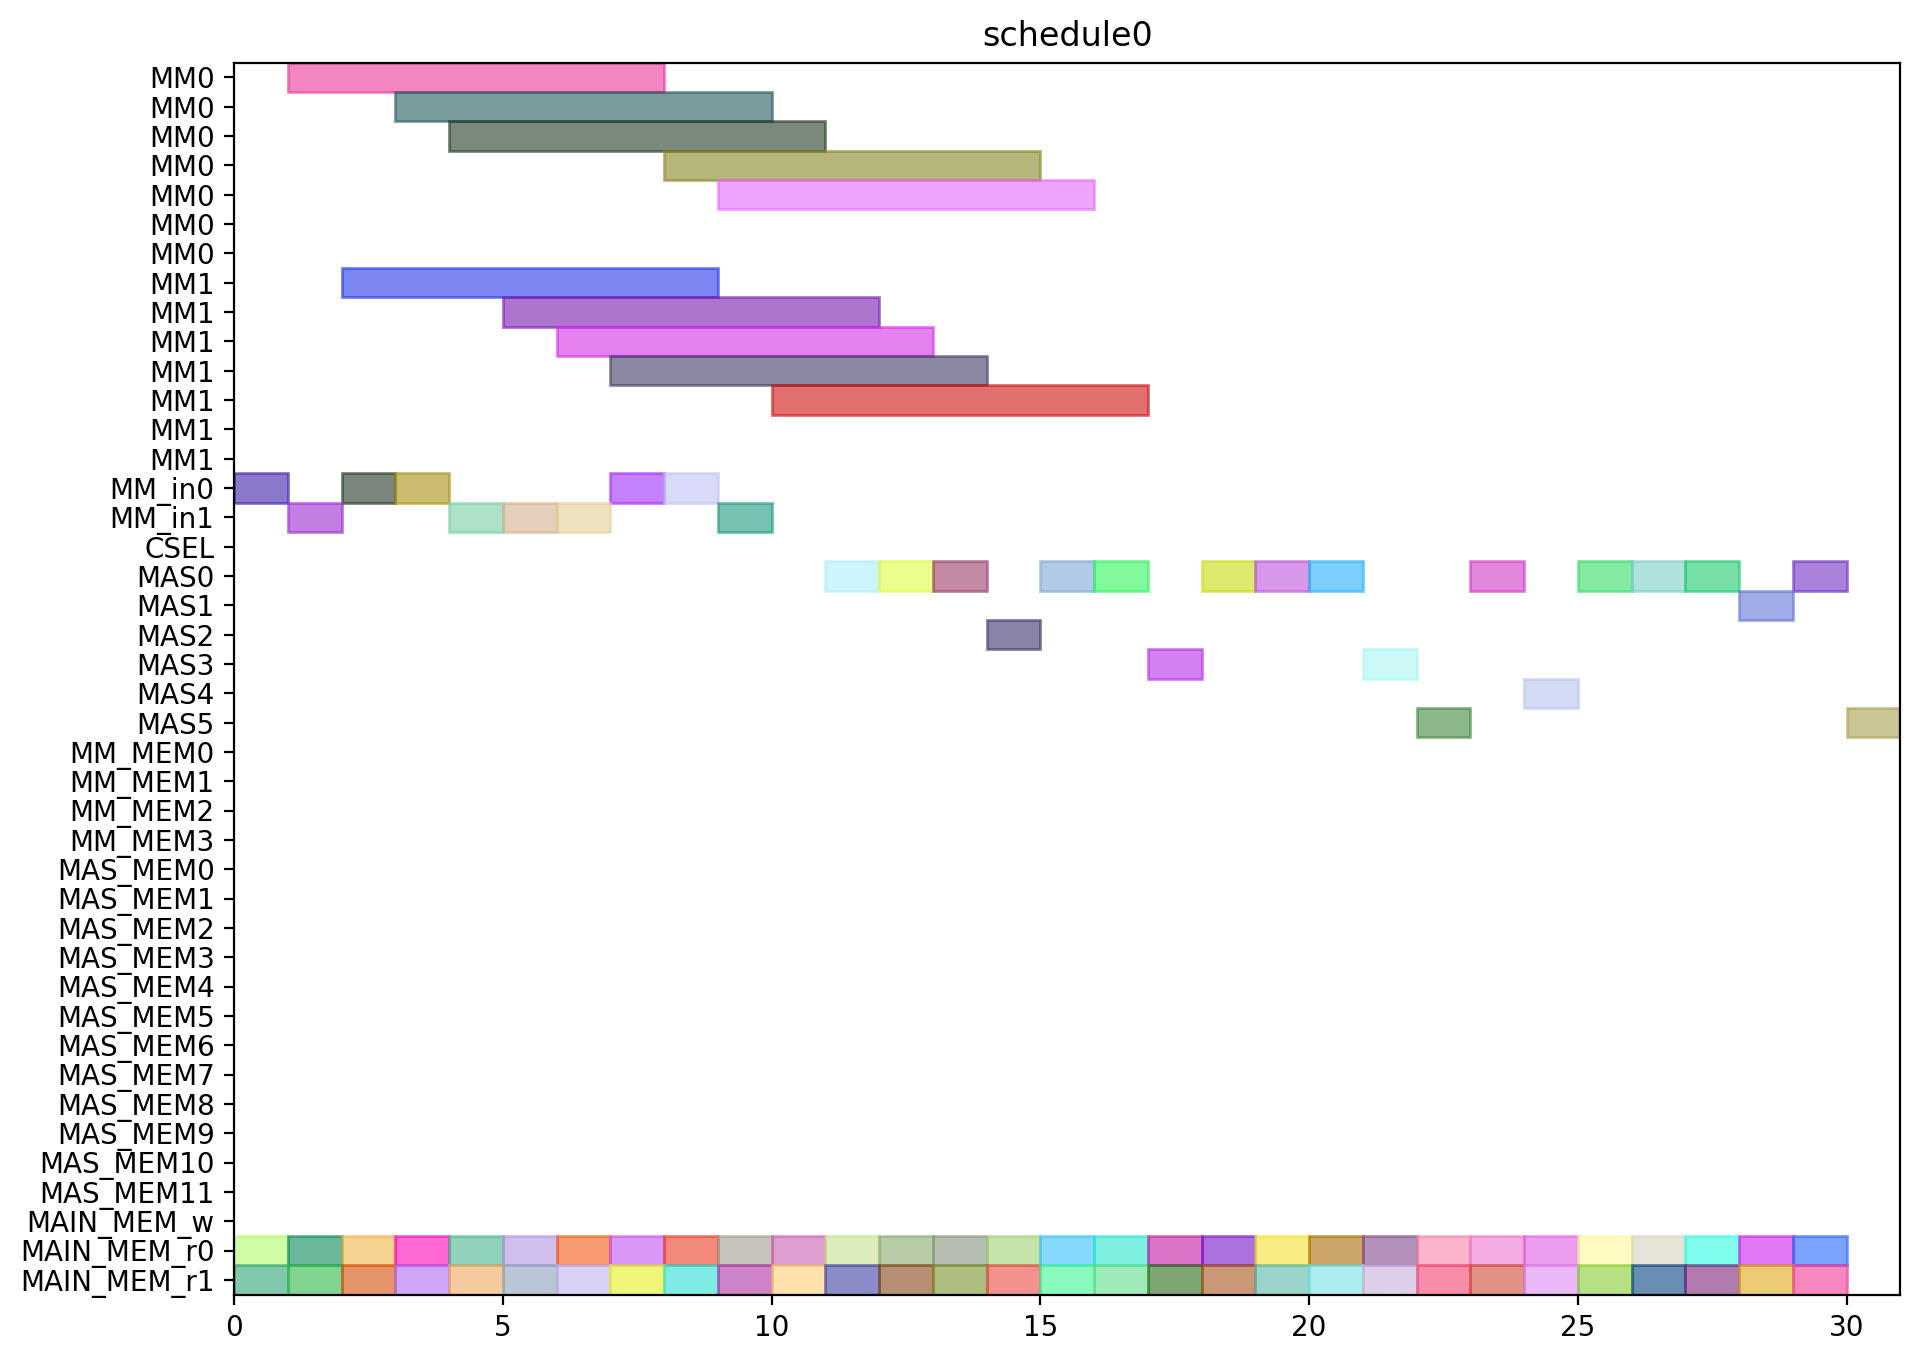

The script that drew this image:
from pyschedule import Scenario, solvers, plotters, alt


def solve():
	horizon = 131
	S = Scenario("schedule0", horizon=horizon)

	# resource
	MM = S.Resources('MM', num=2, size=7)
	MM_in = S.Resources('MM_in', num=2)
	CSEL = S.Resource('CSEL')
	MAS = S.Resources('MAS', num=6, size=1, periods=range(1, horizon))
	MM_MEM = S.Resources('MM_MEM', num=4)
	MAS_MEM = S.Resources('MAS_MEM', num=12)
	MAIN_MEM_w = S.Resource('MAIN_MEM_w', size=1)
	MAIN_MEM_r = S.Resources('MAIN_MEM_r', num=2)

	# result of previous scheduling

	# new tasks
	c_aa_a1_0 = S.Task('c_aa_a1_0', length=1, delay_cost=1)
	c_aa_a1_0 += alt(MAS)
	c_aa_a1_0_mem0 = S.Task('c_aa_a1_0_mem0', length=1, delay_cost=1)
	c_aa_a1_0_mem0 += MAIN_MEM_r[0]
	S += c_aa_a1_0_mem0 <= c_aa_a1_0

	c_aa_a1_0_mem1 = S.Task('c_aa_a1_0_mem1', length=1, delay_cost=1)
	c_aa_a1_0_mem1 += MAIN_MEM_r[1]
	S += c_aa_a1_0_mem1 <= c_aa_a1_0

	c_aa_a1_1 = S.Task('c_aa_a1_1', length=1, delay_cost=1)
	c_aa_a1_1 += alt(MAS)
	c_aa_a1_1_mem0 = S.Task('c_aa_a1_1_mem0', length=1, delay_cost=1)
	c_aa_a1_1_mem0 += MAIN_MEM_r[0]
	S += c_aa_a1_1_mem0 <= c_aa_a1_1

	c_aa_a1_1_mem1 = S.Task('c_aa_a1_1_mem1', length=1, delay_cost=1)
	c_aa_a1_1_mem1 += MAIN_MEM_r[1]
	S += c_aa_a1_1_mem1 <= c_aa_a1_1

	c_aa_t10 = S.Task('c_aa_t10', length=1, delay_cost=1)
	c_aa_t10 += alt(MAS)
	c_aa_t10_mem0 = S.Task('c_aa_t10_mem0', length=1, delay_cost=1)
	c_aa_t10_mem0 += MAIN_MEM_r[0]
	S += c_aa_t10_mem0 <= c_aa_t10

	c_aa_t10_mem1 = S.Task('c_aa_t10_mem1', length=1, delay_cost=1)
	c_aa_t10_mem1 += MAIN_MEM_r[1]
	S += c_aa_t10_mem1 <= c_aa_t10

	c_aa_t11 = S.Task('c_aa_t11', length=1, delay_cost=1)
	c_aa_t11 += alt(MAS)
	c_aa_t11_mem0 = S.Task('c_aa_t11_mem0', length=1, delay_cost=1)
	c_aa_t11_mem0 += MAIN_MEM_r[0]
	S += c_aa_t11_mem0 <= c_aa_t11

	c_aa_t11_mem1 = S.Task('c_aa_t11_mem1', length=1, delay_cost=1)
	c_aa_t11_mem1 += MAIN_MEM_r[1]
	S += c_aa_t11_mem1 <= c_aa_t11

	c_aa_t3_t0 = S.Task('c_aa_t3_t0', length=7, delay_cost=1)
	c_aa_t3_t0 += alt(MM)
	c_aa_t3_t0_in = S.Task('c_aa_t3_t0_in', length=1, delay_cost=1)
	c_aa_t3_t0_in += alt(MM_in)
	S += c_aa_t3_t0_in*MM_in[0]<=c_aa_t3_t0*MM[0]
	S += c_aa_t3_t0_in*MM_in[1]<=c_aa_t3_t0*MM[1]
	c_aa_t3_t0_mem0 = S.Task('c_aa_t3_t0_mem0', length=1, delay_cost=1)
	c_aa_t3_t0_mem0 += MAIN_MEM_r[0]
	S += c_aa_t3_t0_mem0 <= c_aa_t3_t0

	c_aa_t3_t0_mem1 = S.Task('c_aa_t3_t0_mem1', length=1, delay_cost=1)
	c_aa_t3_t0_mem1 += MAIN_MEM_r[1]
	S += c_aa_t3_t0_mem1 <= c_aa_t3_t0

	c_aa_t3_t1 = S.Task('c_aa_t3_t1', length=7, delay_cost=1)
	c_aa_t3_t1 += alt(MM)
	c_aa_t3_t1_in = S.Task('c_aa_t3_t1_in', length=1, delay_cost=1)
	c_aa_t3_t1_in += alt(MM_in)
	S += c_aa_t3_t1_in*MM_in[0]<=c_aa_t3_t1*MM[0]
	S += c_aa_t3_t1_in*MM_in[1]<=c_aa_t3_t1*MM[1]
	c_aa_t3_t1_mem0 = S.Task('c_aa_t3_t1_mem0', length=1, delay_cost=1)
	c_aa_t3_t1_mem0 += MAIN_MEM_r[0]
	S += c_aa_t3_t1_mem0 <= c_aa_t3_t1

	c_aa_t3_t1_mem1 = S.Task('c_aa_t3_t1_mem1', length=1, delay_cost=1)
	c_aa_t3_t1_mem1 += MAIN_MEM_r[1]
	S += c_aa_t3_t1_mem1 <= c_aa_t3_t1

	c_aa_t3_t2 = S.Task('c_aa_t3_t2', length=1, delay_cost=1)
	c_aa_t3_t2 += alt(MAS)
	c_aa_t3_t2_mem0 = S.Task('c_aa_t3_t2_mem0', length=1, delay_cost=1)
	c_aa_t3_t2_mem0 += MAIN_MEM_r[0]
	S += c_aa_t3_t2_mem0 <= c_aa_t3_t2

	c_aa_t3_t2_mem1 = S.Task('c_aa_t3_t2_mem1', length=1, delay_cost=1)
	c_aa_t3_t2_mem1 += MAIN_MEM_r[1]
	S += c_aa_t3_t2_mem1 <= c_aa_t3_t2

	c_aa_t3_t3 = S.Task('c_aa_t3_t3', length=1, delay_cost=1)
	c_aa_t3_t3 += alt(MAS)
	c_aa_t3_t3_mem0 = S.Task('c_aa_t3_t3_mem0', length=1, delay_cost=1)
	c_aa_t3_t3_mem0 += MAIN_MEM_r[0]
	S += c_aa_t3_t3_mem0 <= c_aa_t3_t3

	c_aa_t3_t3_mem1 = S.Task('c_aa_t3_t3_mem1', length=1, delay_cost=1)
	c_aa_t3_t3_mem1 += MAIN_MEM_r[1]
	S += c_aa_t3_t3_mem1 <= c_aa_t3_t3

	c_bb_a1_0 = S.Task('c_bb_a1_0', length=1, delay_cost=1)
	c_bb_a1_0 += alt(MAS)
	c_bb_a1_0_mem0 = S.Task('c_bb_a1_0_mem0', length=1, delay_cost=1)
	c_bb_a1_0_mem0 += MAIN_MEM_r[0]
	S += c_bb_a1_0_mem0 <= c_bb_a1_0

	c_bb_a1_0_mem1 = S.Task('c_bb_a1_0_mem1', length=1, delay_cost=1)
	c_bb_a1_0_mem1 += MAIN_MEM_r[1]
	S += c_bb_a1_0_mem1 <= c_bb_a1_0

	c_bb_a1_1 = S.Task('c_bb_a1_1', length=1, delay_cost=1)
	c_bb_a1_1 += alt(MAS)
	c_bb_a1_1_mem0 = S.Task('c_bb_a1_1_mem0', length=1, delay_cost=1)
	c_bb_a1_1_mem0 += MAIN_MEM_r[0]
	S += c_bb_a1_1_mem0 <= c_bb_a1_1

	c_bb_a1_1_mem1 = S.Task('c_bb_a1_1_mem1', length=1, delay_cost=1)
	c_bb_a1_1_mem1 += MAIN_MEM_r[1]
	S += c_bb_a1_1_mem1 <= c_bb_a1_1

	c_bb_t10 = S.Task('c_bb_t10', length=1, delay_cost=1)
	c_bb_t10 += alt(MAS)
	c_bb_t10_mem0 = S.Task('c_bb_t10_mem0', length=1, delay_cost=1)
	c_bb_t10_mem0 += MAIN_MEM_r[0]
	S += c_bb_t10_mem0 <= c_bb_t10

	c_bb_t10_mem1 = S.Task('c_bb_t10_mem1', length=1, delay_cost=1)
	c_bb_t10_mem1 += MAIN_MEM_r[1]
	S += c_bb_t10_mem1 <= c_bb_t10

	c_bb_t11 = S.Task('c_bb_t11', length=1, delay_cost=1)
	c_bb_t11 += alt(MAS)
	c_bb_t11_mem0 = S.Task('c_bb_t11_mem0', length=1, delay_cost=1)
	c_bb_t11_mem0 += MAIN_MEM_r[0]
	S += c_bb_t11_mem0 <= c_bb_t11

	c_bb_t11_mem1 = S.Task('c_bb_t11_mem1', length=1, delay_cost=1)
	c_bb_t11_mem1 += MAIN_MEM_r[1]
	S += c_bb_t11_mem1 <= c_bb_t11

	c_bb_t3_t0 = S.Task('c_bb_t3_t0', length=7, delay_cost=1)
	c_bb_t3_t0 += alt(MM)
	c_bb_t3_t0_in = S.Task('c_bb_t3_t0_in', length=1, delay_cost=1)
	c_bb_t3_t0_in += alt(MM_in)
	S += c_bb_t3_t0_in*MM_in[0]<=c_bb_t3_t0*MM[0]
	S += c_bb_t3_t0_in*MM_in[1]<=c_bb_t3_t0*MM[1]
	c_bb_t3_t0_mem0 = S.Task('c_bb_t3_t0_mem0', length=1, delay_cost=1)
	c_bb_t3_t0_mem0 += MAIN_MEM_r[0]
	S += c_bb_t3_t0_mem0 <= c_bb_t3_t0

	c_bb_t3_t0_mem1 = S.Task('c_bb_t3_t0_mem1', length=1, delay_cost=1)
	c_bb_t3_t0_mem1 += MAIN_MEM_r[1]
	S += c_bb_t3_t0_mem1 <= c_bb_t3_t0

	c_bb_t3_t1 = S.Task('c_bb_t3_t1', length=7, delay_cost=1)
	c_bb_t3_t1 += alt(MM)
	c_bb_t3_t1_in = S.Task('c_bb_t3_t1_in', length=1, delay_cost=1)
	c_bb_t3_t1_in += alt(MM_in)
	S += c_bb_t3_t1_in*MM_in[0]<=c_bb_t3_t1*MM[0]
	S += c_bb_t3_t1_in*MM_in[1]<=c_bb_t3_t1*MM[1]
	c_bb_t3_t1_mem0 = S.Task('c_bb_t3_t1_mem0', length=1, delay_cost=1)
	c_bb_t3_t1_mem0 += MAIN_MEM_r[0]
	S += c_bb_t3_t1_mem0 <= c_bb_t3_t1

	c_bb_t3_t1_mem1 = S.Task('c_bb_t3_t1_mem1', length=1, delay_cost=1)
	c_bb_t3_t1_mem1 += MAIN_MEM_r[1]
	S += c_bb_t3_t1_mem1 <= c_bb_t3_t1

	c_bb_t3_t2 = S.Task('c_bb_t3_t2', length=1, delay_cost=1)
	c_bb_t3_t2 += alt(MAS)
	c_bb_t3_t2_mem0 = S.Task('c_bb_t3_t2_mem0', length=1, delay_cost=1)
	c_bb_t3_t2_mem0 += MAIN_MEM_r[0]
	S += c_bb_t3_t2_mem0 <= c_bb_t3_t2

	c_bb_t3_t2_mem1 = S.Task('c_bb_t3_t2_mem1', length=1, delay_cost=1)
	c_bb_t3_t2_mem1 += MAIN_MEM_r[1]
	S += c_bb_t3_t2_mem1 <= c_bb_t3_t2

	c_bb_t3_t3 = S.Task('c_bb_t3_t3', length=1, delay_cost=1)
	c_bb_t3_t3 += alt(MAS)
	c_bb_t3_t3_mem0 = S.Task('c_bb_t3_t3_mem0', length=1, delay_cost=1)
	c_bb_t3_t3_mem0 += MAIN_MEM_r[0]
	S += c_bb_t3_t3_mem0 <= c_bb_t3_t3

	c_bb_t3_t3_mem1 = S.Task('c_bb_t3_t3_mem1', length=1, delay_cost=1)
	c_bb_t3_t3_mem1 += MAIN_MEM_r[1]
	S += c_bb_t3_t3_mem1 <= c_bb_t3_t3

	c_cc_a1_0 = S.Task('c_cc_a1_0', length=1, delay_cost=1)
	c_cc_a1_0 += alt(MAS)
	c_cc_a1_0_mem0 = S.Task('c_cc_a1_0_mem0', length=1, delay_cost=1)
	c_cc_a1_0_mem0 += MAIN_MEM_r[0]
	S += c_cc_a1_0_mem0 <= c_cc_a1_0

	c_cc_a1_0_mem1 = S.Task('c_cc_a1_0_mem1', length=1, delay_cost=1)
	c_cc_a1_0_mem1 += MAIN_MEM_r[1]
	S += c_cc_a1_0_mem1 <= c_cc_a1_0

	c_cc_a1_1 = S.Task('c_cc_a1_1', length=1, delay_cost=1)
	c_cc_a1_1 += alt(MAS)
	c_cc_a1_1_mem0 = S.Task('c_cc_a1_1_mem0', length=1, delay_cost=1)
	c_cc_a1_1_mem0 += MAIN_MEM_r[0]
	S += c_cc_a1_1_mem0 <= c_cc_a1_1

	c_cc_a1_1_mem1 = S.Task('c_cc_a1_1_mem1', length=1, delay_cost=1)
	c_cc_a1_1_mem1 += MAIN_MEM_r[1]
	S += c_cc_a1_1_mem1 <= c_cc_a1_1

	c_cc_t10 = S.Task('c_cc_t10', length=1, delay_cost=1)
	c_cc_t10 += alt(MAS)
	c_cc_t10_mem0 = S.Task('c_cc_t10_mem0', length=1, delay_cost=1)
	c_cc_t10_mem0 += MAIN_MEM_r[0]
	S += c_cc_t10_mem0 <= c_cc_t10

	c_cc_t10_mem1 = S.Task('c_cc_t10_mem1', length=1, delay_cost=1)
	c_cc_t10_mem1 += MAIN_MEM_r[1]
	S += c_cc_t10_mem1 <= c_cc_t10

	c_cc_t11 = S.Task('c_cc_t11', length=1, delay_cost=1)
	c_cc_t11 += alt(MAS)
	c_cc_t11_mem0 = S.Task('c_cc_t11_mem0', length=1, delay_cost=1)
	c_cc_t11_mem0 += MAIN_MEM_r[0]
	S += c_cc_t11_mem0 <= c_cc_t11

	c_cc_t11_mem1 = S.Task('c_cc_t11_mem1', length=1, delay_cost=1)
	c_cc_t11_mem1 += MAIN_MEM_r[1]
	S += c_cc_t11_mem1 <= c_cc_t11

	c_cc_t3_t0 = S.Task('c_cc_t3_t0', length=7, delay_cost=1)
	c_cc_t3_t0 += alt(MM)
	c_cc_t3_t0_in = S.Task('c_cc_t3_t0_in', length=1, delay_cost=1)
	c_cc_t3_t0_in += alt(MM_in)
	S += c_cc_t3_t0_in*MM_in[0]<=c_cc_t3_t0*MM[0]
	S += c_cc_t3_t0_in*MM_in[1]<=c_cc_t3_t0*MM[1]
	c_cc_t3_t0_mem0 = S.Task('c_cc_t3_t0_mem0', length=1, delay_cost=1)
	c_cc_t3_t0_mem0 += MAIN_MEM_r[0]
	S += c_cc_t3_t0_mem0 <= c_cc_t3_t0

	c_cc_t3_t0_mem1 = S.Task('c_cc_t3_t0_mem1', length=1, delay_cost=1)
	c_cc_t3_t0_mem1 += MAIN_MEM_r[1]
	S += c_cc_t3_t0_mem1 <= c_cc_t3_t0

	c_cc_t3_t1 = S.Task('c_cc_t3_t1', length=7, delay_cost=1)
	c_cc_t3_t1 += alt(MM)
	c_cc_t3_t1_in = S.Task('c_cc_t3_t1_in', length=1, delay_cost=1)
	c_cc_t3_t1_in += alt(MM_in)
	S += c_cc_t3_t1_in*MM_in[0]<=c_cc_t3_t1*MM[0]
	S += c_cc_t3_t1_in*MM_in[1]<=c_cc_t3_t1*MM[1]
	c_cc_t3_t1_mem0 = S.Task('c_cc_t3_t1_mem0', length=1, delay_cost=1)
	c_cc_t3_t1_mem0 += MAIN_MEM_r[0]
	S += c_cc_t3_t1_mem0 <= c_cc_t3_t1

	c_cc_t3_t1_mem1 = S.Task('c_cc_t3_t1_mem1', length=1, delay_cost=1)
	c_cc_t3_t1_mem1 += MAIN_MEM_r[1]
	S += c_cc_t3_t1_mem1 <= c_cc_t3_t1

	c_cc_t3_t2 = S.Task('c_cc_t3_t2', length=1, delay_cost=1)
	c_cc_t3_t2 += alt(MAS)
	c_cc_t3_t2_mem0 = S.Task('c_cc_t3_t2_mem0', length=1, delay_cost=1)
	c_cc_t3_t2_mem0 += MAIN_MEM_r[0]
	S += c_cc_t3_t2_mem0 <= c_cc_t3_t2

	c_cc_t3_t2_mem1 = S.Task('c_cc_t3_t2_mem1', length=1, delay_cost=1)
	c_cc_t3_t2_mem1 += MAIN_MEM_r[1]
	S += c_cc_t3_t2_mem1 <= c_cc_t3_t2

	c_cc_t3_t3 = S.Task('c_cc_t3_t3', length=1, delay_cost=1)
	c_cc_t3_t3 += alt(MAS)
	c_cc_t3_t3_mem0 = S.Task('c_cc_t3_t3_mem0', length=1, delay_cost=1)
	c_cc_t3_t3_mem0 += MAIN_MEM_r[0]
	S += c_cc_t3_t3_mem0 <= c_cc_t3_t3

	c_cc_t3_t3_mem1 = S.Task('c_cc_t3_t3_mem1', length=1, delay_cost=1)
	c_cc_t3_t3_mem1 += MAIN_MEM_r[1]
	S += c_cc_t3_t3_mem1 <= c_cc_t3_t3

	c_ab_t0_t0 = S.Task('c_ab_t0_t0', length=7, delay_cost=1)
	c_ab_t0_t0 += alt(MM)
	c_ab_t0_t0_in = S.Task('c_ab_t0_t0_in', length=1, delay_cost=1)
	c_ab_t0_t0_in += alt(MM_in)
	S += c_ab_t0_t0_in*MM_in[0]<=c_ab_t0_t0*MM[0]
	S += c_ab_t0_t0_in*MM_in[1]<=c_ab_t0_t0*MM[1]
	c_ab_t0_t0_mem0 = S.Task('c_ab_t0_t0_mem0', length=1, delay_cost=1)
	c_ab_t0_t0_mem0 += MAIN_MEM_r[0]
	S += c_ab_t0_t0_mem0 <= c_ab_t0_t0

	c_ab_t0_t0_mem1 = S.Task('c_ab_t0_t0_mem1', length=1, delay_cost=1)
	c_ab_t0_t0_mem1 += MAIN_MEM_r[1]
	S += c_ab_t0_t0_mem1 <= c_ab_t0_t0

	c_ab_t0_t1 = S.Task('c_ab_t0_t1', length=7, delay_cost=1)
	c_ab_t0_t1 += alt(MM)
	c_ab_t0_t1_in = S.Task('c_ab_t0_t1_in', length=1, delay_cost=1)
	c_ab_t0_t1_in += alt(MM_in)
	S += c_ab_t0_t1_in*MM_in[0]<=c_ab_t0_t1*MM[0]
	S += c_ab_t0_t1_in*MM_in[1]<=c_ab_t0_t1*MM[1]
	c_ab_t0_t1_mem0 = S.Task('c_ab_t0_t1_mem0', length=1, delay_cost=1)
	c_ab_t0_t1_mem0 += MAIN_MEM_r[0]
	S += c_ab_t0_t1_mem0 <= c_ab_t0_t1

	c_ab_t0_t1_mem1 = S.Task('c_ab_t0_t1_mem1', length=1, delay_cost=1)
	c_ab_t0_t1_mem1 += MAIN_MEM_r[1]
	S += c_ab_t0_t1_mem1 <= c_ab_t0_t1

	c_ab_t0_t2 = S.Task('c_ab_t0_t2', length=1, delay_cost=1)
	c_ab_t0_t2 += alt(MAS)
	c_ab_t0_t2_mem0 = S.Task('c_ab_t0_t2_mem0', length=1, delay_cost=1)
	c_ab_t0_t2_mem0 += MAIN_MEM_r[0]
	S += c_ab_t0_t2_mem0 <= c_ab_t0_t2

	c_ab_t0_t2_mem1 = S.Task('c_ab_t0_t2_mem1', length=1, delay_cost=1)
	c_ab_t0_t2_mem1 += MAIN_MEM_r[1]
	S += c_ab_t0_t2_mem1 <= c_ab_t0_t2

	c_ab_t0_t3 = S.Task('c_ab_t0_t3', length=1, delay_cost=1)
	c_ab_t0_t3 += alt(MAS)
	c_ab_t0_t3_mem0 = S.Task('c_ab_t0_t3_mem0', length=1, delay_cost=1)
	c_ab_t0_t3_mem0 += MAIN_MEM_r[0]
	S += c_ab_t0_t3_mem0 <= c_ab_t0_t3

	c_ab_t0_t3_mem1 = S.Task('c_ab_t0_t3_mem1', length=1, delay_cost=1)
	c_ab_t0_t3_mem1 += MAIN_MEM_r[1]
	S += c_ab_t0_t3_mem1 <= c_ab_t0_t3

	c_ab_t1_t0 = S.Task('c_ab_t1_t0', length=7, delay_cost=1)
	c_ab_t1_t0 += alt(MM)
	c_ab_t1_t0_in = S.Task('c_ab_t1_t0_in', length=1, delay_cost=1)
	c_ab_t1_t0_in += alt(MM_in)
	S += c_ab_t1_t0_in*MM_in[0]<=c_ab_t1_t0*MM[0]
	S += c_ab_t1_t0_in*MM_in[1]<=c_ab_t1_t0*MM[1]
	c_ab_t1_t0_mem0 = S.Task('c_ab_t1_t0_mem0', length=1, delay_cost=1)
	c_ab_t1_t0_mem0 += MAIN_MEM_r[0]
	S += c_ab_t1_t0_mem0 <= c_ab_t1_t0

	c_ab_t1_t0_mem1 = S.Task('c_ab_t1_t0_mem1', length=1, delay_cost=1)
	c_ab_t1_t0_mem1 += MAIN_MEM_r[1]
	S += c_ab_t1_t0_mem1 <= c_ab_t1_t0

	c_ab_t1_t1 = S.Task('c_ab_t1_t1', length=7, delay_cost=1)
	c_ab_t1_t1 += alt(MM)
	c_ab_t1_t1_in = S.Task('c_ab_t1_t1_in', length=1, delay_cost=1)
	c_ab_t1_t1_in += alt(MM_in)
	S += c_ab_t1_t1_in*MM_in[0]<=c_ab_t1_t1*MM[0]
	S += c_ab_t1_t1_in*MM_in[1]<=c_ab_t1_t1*MM[1]
	c_ab_t1_t1_mem0 = S.Task('c_ab_t1_t1_mem0', length=1, delay_cost=1)
	c_ab_t1_t1_mem0 += MAIN_MEM_r[0]
	S += c_ab_t1_t1_mem0 <= c_ab_t1_t1

	c_ab_t1_t1_mem1 = S.Task('c_ab_t1_t1_mem1', length=1, delay_cost=1)
	c_ab_t1_t1_mem1 += MAIN_MEM_r[1]
	S += c_ab_t1_t1_mem1 <= c_ab_t1_t1

	solvers.mip.solve(S,msg=1,kind='CPLEX',ratio_gap=1.01)

	solution = [['hoge']*len(S.solution()[1]) for i in range(len(S.solution()))]
	for i in range(len(S.solution())):
		for j in range(len(S.solution()[i])):
			solution[i][j]=str(S.solution()[i][j])
	print(solution)

	cycles = int(solution[-1][3])

	pic_file_name = "/home/mfukuda/ABE/multiRAM_multiMAS_16mux/scheduling_result/stage7MM2_stage1MAS6/FP12_INV_BEFORE_FPINV/schedule0.png"
	if(S.solution() != []):
		plotters.matplotlib.plot(S,img_filename=pic_file_name, show_task_labels=False, fig_size=(cycles*0.25+3, 8))

	return solution
